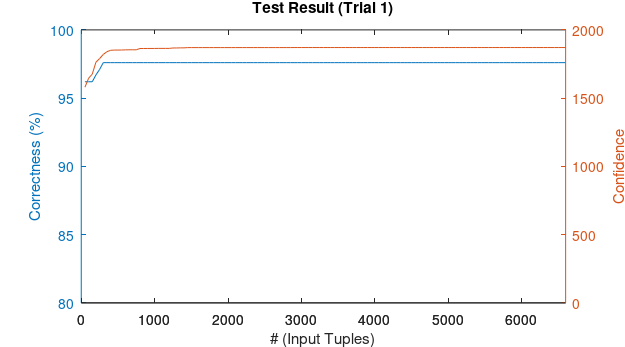

MATLAB code to generate this figure:

fileID = fopen('test_log.txt','r');
textscan(fileID, '%s', 1, 'Delimiter', '\n');
data = textscan(fileID,'%d %d %f%% %f');
NUM_ENTRY = length(data{1});
NUM_TRIAL = data{1}(end) + 1;
ENTRY_PER_TRIAL = NUM_ENTRY / NUM_TRIAL;

trial = 1;
range = trial * ENTRY_PER_TRIAL + 1 : (trial + 1) * ENTRY_PER_TRIAL;
x = data{2}(range);
y_correctness = data{3}(range);
y_confidence = data{4}(range);

figure;
[hAx,hLine1,hLine2] = plotyy(x, y_correctness, x, y_confidence);
title(sprintf('Test Result (Trial %d)', trial));
xlabel('# (Input Tuples)');
ylabel(hAx(1),'Correctness (%)') % left y-axis
ylabel(hAx(2),'Confidence')      % right y-axis
xlim(hAx(1), [0 x(end)]);
xlim(hAx(2), [0 x(end)]);
ylim(hAx(1), [80 100]);
ylim(hAx(2), [0 2000]);

set(gcf, 'PaperUnits', 'points');
set(gcf, 'PaperPosition', [0 0 450 250]);
saveas(gcf, 'plot/trial_1.png');

fclose(fileID);


